Frame 1 (no input): blank canvas, image omitted
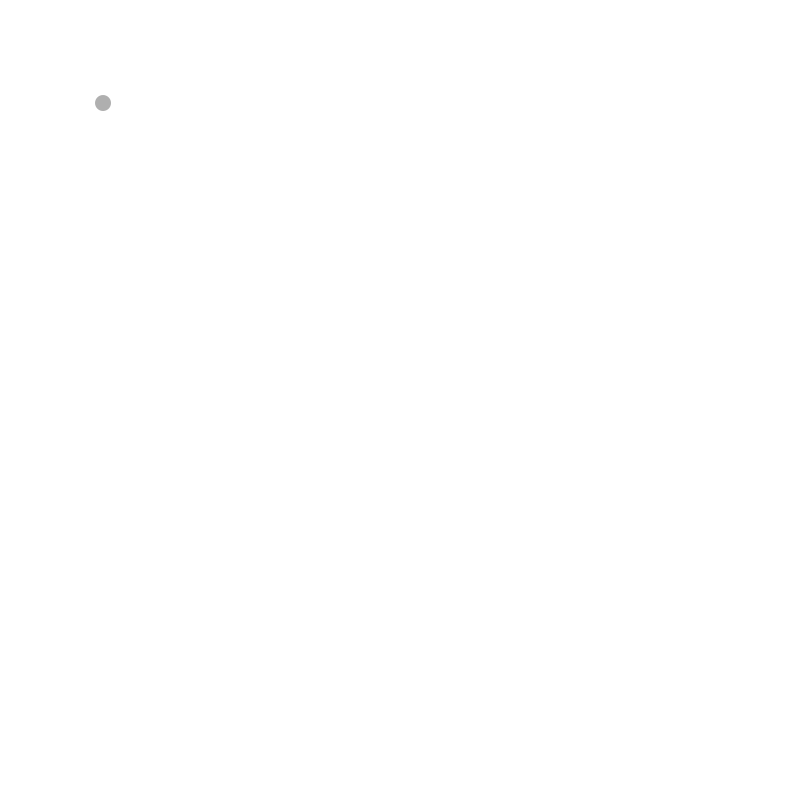
Frame 60 (the mouse pressed at the canvas centre just before this capture)
Frame 120 (the mouse held since frame 60 and released just before this capture): blank canvas, image omitted

The Processing sketch that drew this single still picture (run headless with seeded random() and noise(); from frame 60 on, the mouse is pressed at the canvas centre):

// Processing sketch: exercise08
// ── exercise08.pde
// Declare Mover object.
Mover mover;

void setup() {
  size(800,800);
  // Create Mover object.
  mover = new Mover();
}

void draw() {
  background(255);

  //[full] Call functions on Mover object.
  mover.update();
  mover.checkEdges();
  mover.display();
  //[end]
}
// ── Mover.pde
class Mover {

  PVector location;
  PVector velocity;
  // Acceleration is the key!
  PVector acceleration;
  // The variable topspeed will limit the magnitude of velocity.
  float topspeed;

  Mover() {
    location = new PVector(width/2, height/2);
    velocity = new PVector(0, 0);
    acceleration = new PVector(0, 0);
    topspeed = 8;
  }

 void update() {

    PVector mouse = new PVector(mouseX,mouseY);
    // Step 1: Compute direction
    PVector dir = PVector.sub(mouse,location);

    // Step 2: Normalize
    dir.normalize();

    // Step 3: Scale
    dir.mult(0.5);

    // Step 4: Accelerate
    acceleration = dir;

    velocity.add(acceleration);
    velocity.limit(topspeed);
    location.add(velocity);

  }

  void display() {
    noStroke();
    fill(175);
    ellipse(location.x, location.y, 16, 16);
  }

  void checkEdges() {
    if (location.x > width) {
      location.x = 0;
    } else if (location.x < 0) {
      location.x = width;
    }

    if (location.y > height) {
      location.y = 0;
    } else if (location.y < 0) {
      location.y = height;
    }
  }
}
